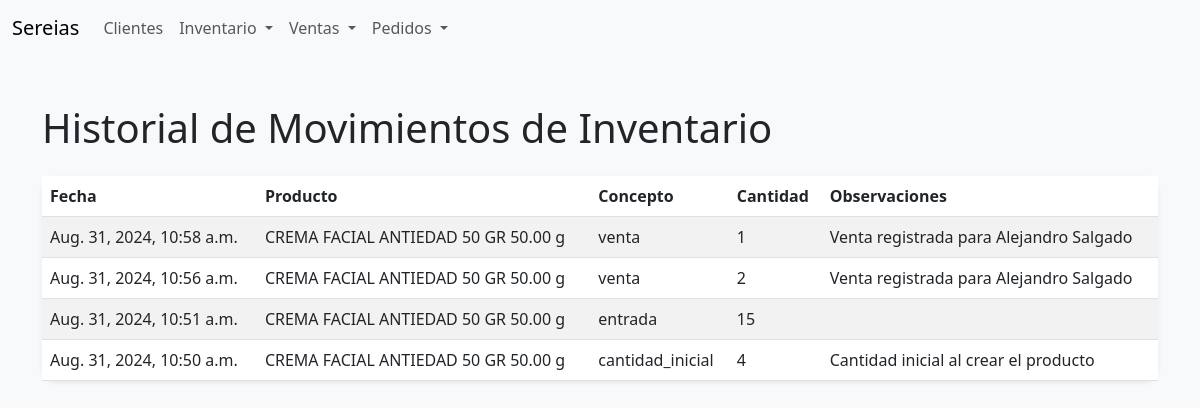
Page /inventario/historial/ on the earlier database version.
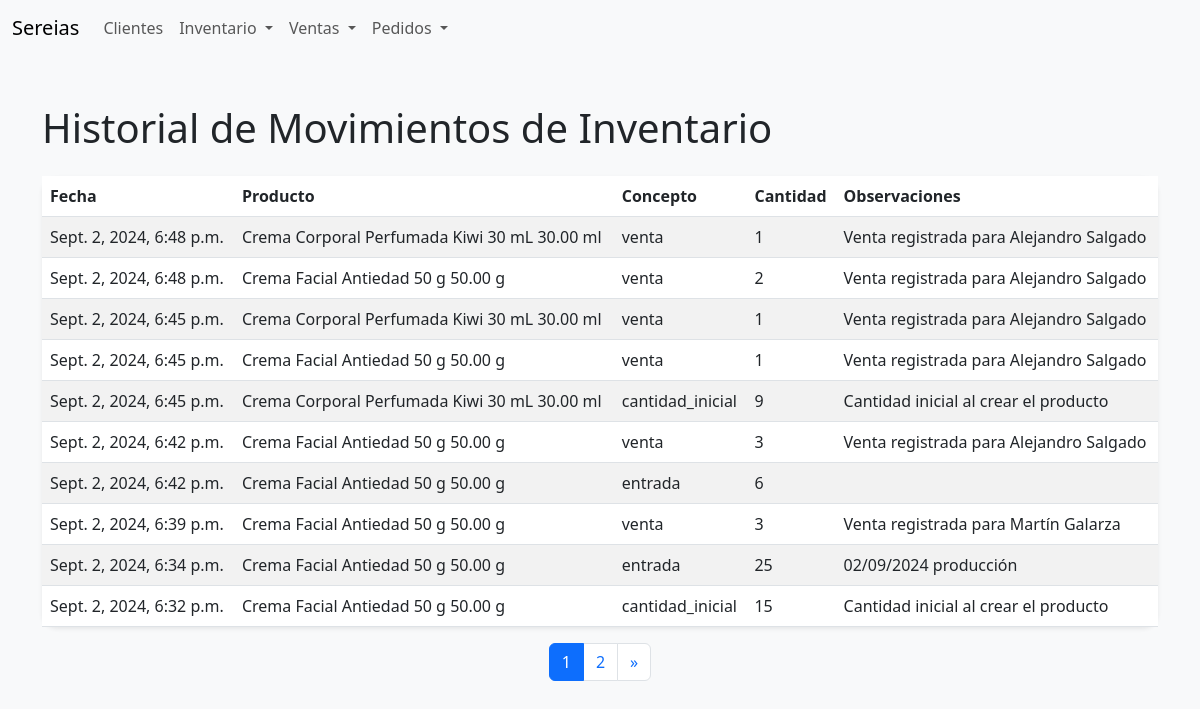
Same page on the later database version.
### inventory/models.py (models this page shows, shortened)
class MovimientoInventario(models.Model):
    CONCEPTOS = [
        ('entrada', 'Entrada'),
        ('salida', 'Salida'),
        ('cantidad_inicial', 'Cantidad Inicial'),
        ('venta', 'Venta'),
        ('devolución', 'Devolución'),
        ('ajuste', 'Ajuste'),
        ('otro', 'Otro'),
    ]
    producto = models.ForeignKey(Producto, on_delete=models.CASCADE)
    concepto = models.CharField(max_length=20, choices=CONCEPTOS)
    cantidad = models.PositiveIntegerField()
    fecha = models.DateTimeField(auto_now_add=True)
    observaciones = models.TextField(null=True, blank=True)

class Producto(models.Model):
    UNIDADES = [
        ('g', 'Gramos'),
        ('ml', 'Mililitros'),
        ('unidad', 'Unidades'),
    ]
    CATEGORIAS = [
        ('Jabón Líquido', 'Jabón Líquido'),
        ('Jabón Sólido', 'Jabón Sólido'),
        ('Exfoliante', 'Exfoliante'),
        ('Body Lotion', 'Body Lotion'),
        ('Chapstick', 'Chapstick'),
        ('Crema Facial', 'Crema Facial'),
        ('Manteca Corporal', 'Manteca Corporal'),
        ('Toallas', 'Toallas'),
        ('Especiarías', 'Especiarías'),
        ('Suculentas', 'Suculentas'),
        ('Velas', 'Velas'),
        ('Hinode-Otros', 'Hinode-Otros'),
    ]
    codigo = models.CharField(max_length=20, unique=True)
    categoria = models.CharField(max_length=50, choices=CATEGORIAS)
    nombre = models.CharField(max_length=100)
    presentacion = models.DecimalField(max_digits=10, decimal_places=2)
    unidad = models.CharField(max_length=10, choices=UNIDADES)
    cantidad = models.PositiveIntegerField()
    costo_unitario = models.DecimalField(max_digits=10, decimal_places=2)
    total_costo = models.DecimalField(max_digits=10, decimal_places=2, editable=False)
    precio_unitario = models.DecimalField(max_digits=10, decimal_places=2)
    total_precio = models.DecimalField(max_digits=10, decimal_places=2, editable=False)
    utilidad_operativa = models.DecimalField(max_digits=10, decimal_places=2, editable=False)
    utilidad_unitaria = models.DecimalField(max_digits=10, decimal_places=2, editable=False)
    rentabilidad = models.DecimalField(max_digits=5, decimal_places=2, editable=False)

### inventory/views.py (the view)
# urls.py: path('historial/', views.historial_movimientos, name='historial_movimientos'),
def historial_movimientos(request):
    movimientos_list = MovimientoInventario.objects.all().order_by('-fecha')
    paginator = Paginator(movimientos_list, 10)  # 10 registros por página
    page_number = request.GET.get('page')
    movimientos = paginator.get_page(page_number)
    return render(request, 'inventory/historial_movimientos.html', {'movimientos': movimientos})

### inventory/templates/inventory/historial_movimientos.html (shortened to what this page needs)
{% extends 'inventory/base.html' %}
{% block content %}
<h1 class="mb-4">Historial de Movimientos de Inventario</h1>
<table class="table table-striped shadow-sm rounded-border">
    <thead>
        <tr>
            <th>Fecha</th>
            <th>Producto</th>
            <th>Concepto</th>
            <th>Cantidad</th>
            <th>Observaciones</th>
        </tr>
    </thead>
    <tbody>
        {% for movimiento in movimientos %}
        <tr>
            <td>{{ movimiento.fecha }}</td>
            <td>{{ movimiento.producto.nombre }} {{movimiento.producto.presentacion}} {{movimiento.producto.unidad}}</td>
            <td>{{ movimiento.concepto }}</td>
            <td>{{ movimiento.cantidad }}</td>
            <td>{{ movimiento.observaciones }}</td>
        </tr>
        {% empty %}
        <tr>
            <td colspan="5" class="text-center">No hay movimientos registrados.</td>
        </tr>
        {% endfor %}
    </tbody>
</table>
{% if movimientos.has_other_pages %}
<nav aria-label="Page navigation">
  <ul class="pagination justify-content-center">
    {% for num in movimientos.paginator.page_range %}
      {% if movimientos.number == num %}
        <li class="page-item active"><a class="page-link">{{ num }}</a></li>
      {% elif num > movimientos.number|add:'-3' and num < movimientos.number|add:'3' %}
        <li class="page-item"><a class="page-link" href="?page={{ num }}">{{ num }}</a></li>
      {% endif %}
    {% endfor %}
    {% if movimientos.has_next %}
    <li class="page-item">
      <a class="page-link" href="?page={{ movimientos.next_page_number }}" aria-label="Next">
        <span aria-hidden="true">&raquo;</span>
      </a>
    </li>
    {% endif %}
  </ul>
</nav>
{% endif %}
{% endblock %}

Differences in the rows shown:
no longer on this page (row unchanged): MovimientoInventario: fecha "Aug. 31, 2024, 10:58 a.m.", producto.nombre "CREMA FACIAL ANTIEDAD 50 GR", producto.presentacion "50.00", producto.unidad "g", concepto "venta", cantidad "1", observaciones "Venta registrada para Alejandro Salgado"
no longer on this page (row unchanged): MovimientoInventario: fecha "Aug. 31, 2024, 10:56 a.m.", producto.nombre "CREMA FACIAL ANTIEDAD 50 GR", producto.presentacion "50.00", producto.unidad "g", concepto "venta", cantidad "2", observaciones "Venta registrada para Alejandro Salgado"
no longer on this page (row unchanged): MovimientoInventario: fecha "Aug. 31, 2024, 10:51 a.m.", producto.nombre "CREMA FACIAL ANTIEDAD 50 GR", producto.presentacion "50.00", producto.unidad "g", concepto "entrada", cantidad "15"
no longer on this page (row unchanged): MovimientoInventario: fecha "Aug. 31, 2024, 10:50 a.m.", producto.nombre "CREMA FACIAL ANTIEDAD 50 GR", producto.presentacion "50.00", producto.unidad "g", concepto "cantidad_inicial", cantidad "4", observaciones "Cantidad inicial al crear el producto"
added MovimientoInventario: fecha "Sept. 2, 2024, 6:48 p.m.", producto.nombre "Crema Corporal Perfumada Kiwi 30 mL", producto.presentacion "30.00", producto.unidad "ml", concepto "venta", cantidad "1", observaciones "Venta registrada para Alejandro Salgado"
added MovimientoInventario: fecha "Sept. 2, 2024, 6:48 p.m.", producto.nombre "Crema Facial Antiedad 50 g", producto.presentacion "50.00", producto.unidad "g", concepto "venta", cantidad "2", observaciones "Venta registrada para Alejandro Salgado"
added MovimientoInventario: fecha "Sept. 2, 2024, 6:45 p.m.", producto.nombre "Crema Corporal Perfumada Kiwi 30 mL", producto.presentacion "30.00", producto.unidad "ml", concepto "venta", cantidad "1", observaciones "Venta registrada para Alejandro Salgado"
added MovimientoInventario: fecha "Sept. 2, 2024, 6:45 p.m.", producto.nombre "Crema Facial Antiedad 50 g", producto.presentacion "50.00", producto.unidad "g", concepto "venta", cantidad "1", observaciones "Venta registrada para Alejandro Salgado"
added MovimientoInventario: fecha "Sept. 2, 2024, 6:45 p.m.", producto.nombre "Crema Corporal Perfumada Kiwi 30 mL", producto.presentacion "30.00", producto.unidad "ml", concepto "cantidad_inicial", cantidad "9", observaciones "Cantidad inicial al crear el producto"
added MovimientoInventario: fecha "Sept. 2, 2024, 6:42 p.m.", producto.nombre "Crema Facial Antiedad 50 g", producto.presentacion "50.00", producto.unidad "g", concepto "venta", cantidad "3", observaciones "Venta registrada para Alejandro Salgado"
added MovimientoInventario: fecha "Sept. 2, 2024, 6:42 p.m.", producto.nombre "Crema Facial Antiedad 50 g", producto.presentacion "50.00", producto.unidad "g", concepto "entrada", cantidad "6"
added MovimientoInventario: fecha "Sept. 2, 2024, 6:39 p.m.", producto.nombre "Crema Facial Antiedad 50 g", producto.presentacion "50.00", producto.unidad "g", concepto "venta", cantidad "3", observaciones "Venta registrada para Martín Galarza"
added MovimientoInventario: fecha "Sept. 2, 2024, 6:34 p.m.", producto.nombre "Crema Facial Antiedad 50 g", producto.presentacion "50.00", producto.unidad "g", concepto "entrada", cantidad "25", observaciones "02/09/2024 producción"
added MovimientoInventario: fecha "Sept. 2, 2024, 6:32 p.m.", producto.nombre "Crema Facial Antiedad 50 g", producto.presentacion "50.00", producto.unidad "g", concepto "cantidad_inicial", cantidad "15", observaciones "Cantidad inicial al crear el producto"
Other differences:
new list line: "1"
new list line: "2"
